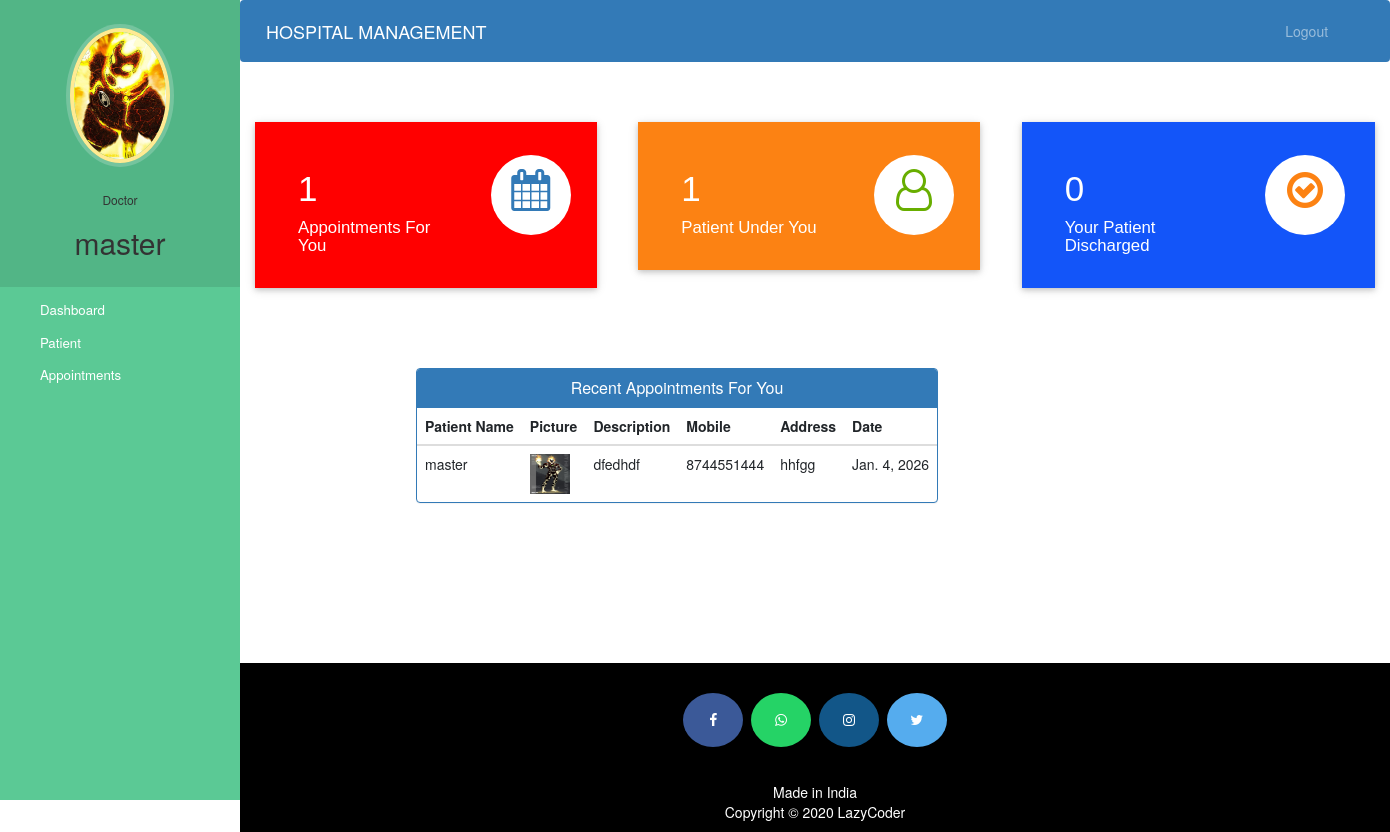
The app's page /doctor-dashboard (signed in) with its own data.
### hospital/models.py (models this page shows, shortened)
class Doctor(models.Model):
    user=models.OneToOneField(User,on_delete=models.CASCADE)
    profile_pic= models.ImageField(upload_to='profile_pic/DoctorProfilePic/',null=True,blank=True)
    address = models.CharField(max_length=40)
    mobile = models.CharField(max_length=20,null=True)
    department= models.CharField(max_length=50,choices=departments,default='Cardiologist')
    status=models.BooleanField(default=False)

class Appointment(models.Model):
    patientId=models.PositiveIntegerField(null=True)
    doctorId=models.PositiveIntegerField(null=True)
    patientName=models.CharField(max_length=40,null=True)
    doctorName=models.CharField(max_length=40,null=True)
    appointmentDate=models.DateField(auto_now=True)
    description=models.TextField(max_length=500)
    status=models.BooleanField(default=False)

class Patient(models.Model):
    user=models.OneToOneField(User,on_delete=models.CASCADE)
    profile_pic= models.ImageField(upload_to='profile_pic/PatientProfilePic/',null=True,blank=True)
    address = models.CharField(max_length=40)
    mobile = models.CharField(max_length=20,null=False)
    symptoms = models.CharField(max_length=100,null=False)
    assignedDoctorId = models.PositiveIntegerField(null=True)
    admitDate=models.DateField(auto_now=True)
    status=models.BooleanField(default=False)

### hospital/views.py (the view)
# urls.py: path('doctor-dashboard', views.doctor_dashboard_view,name='doctor-dashboard'),
@login_required(login_url='doctorlogin')
@user_passes_test(is_doctor)
def doctor_dashboard_view(request):
    patientcount=models.Patient.objects.all().filter(status=True,assignedDoctorId=request.user.id).count()
    appointmentcount=models.Appointment.objects.all().filter(status=True,doctorId=request.user.id).count()
    patientdischarged=models.PatientDischargeDetails.objects.all().distinct().filter(assignedDoctorName=request.user.first_name).count()
    appointments=models.Appointment.objects.all().filter(status=True,doctorId=request.user.id).order_by('-id')
    patientid=[]
    for a in appointments:
        patientid.append(a.patientId)
    patients=models.Patient.objects.all().filter(status=True,user_id__in=patientid).order_by('-id')
    appointments=zip(appointments,patients)
    mydict={
    'patientcount':patientcount,
    'appointmentcount':appointmentcount,
    'patientdischarged':patientdischarged,
    'appointments':appointments,
    'doctor':models.Doctor.objects.get(user_id=request.user.id), #for profile picture of doctor in sidebar
    }
    return render(request,'hospital/doctor_dashboard.html',context=mydict)

### hospital/views.py (called while the page is built)
def is_doctor(user):
    return user.groups.filter(name='DOCTOR').exists()

### templates/hospital/doctor_dashboard.html
{% extends 'hospital/doctor_base.html' %}
{% load static %}
{% block content %}
{%include 'hospital/doctor_dashboard_cards.html'%}
<br><br><br><br>
<div class="container">
  <div class="row">
    <div class="panel panel-primary" style="margin-left:15%;">
      <div class="panel-heading" style="text-align:center;">
        <h6 class="panel-title">Recent Appointments For You</h6>
      </div>
      <table class="table table-hover" id="dev-table">
        <thead>
          <tr>
            <th>Patient Name</th>
            <th>Picture</th>
            <th>Description</th>
            <th>Mobile</th>
            <th>Address</th>
            <th>Date</th>
          </tr>
        </thead>
        {% for a,p in appointments %}
        <tr>
          <td>{{a.patientName}}</td>
          <td> <img src="{% static p.profile_pic.url %}" alt="Profile Pic" height="40px" width="40px" /></td>
          <td>{{a.description}}</td>
          <td>{{p.mobile}}</td>
          <td>{{p.address}}</td>
          <td>{{a.appointmentDate}}</td>
        </tr>
        {% endfor %}
      </table>
    </div>
  </div>
</div>
{% endblock content %}

### templates/hospital/doctor_base.html (shortened to what this page needs)
<!DOCTYPE html>
{% load static %}
<html lang="en">
<head>
  <link rel="stylesheet" href="https://stackpath.bootstrapcdn.com/bootstrap/4.3.1/css/bootstrap.min.css">
  <link rel="stylesheet" href="https://maxcdn.bootstrapcdn.com/font-awesome/4.7.0/css/font-awesome.min.css">
</head>
<body>
  <nav class="menu" tabindex="0">
    <header class="avatar">
      <img src="{% static doctor.profile_pic.url %}" alt="Profile Pic" />
      <br><br>
      <h6>Doctor</h6>
      <h2>{{request.user.first_name}}</h2>
    </header>
    <ul>
      <li tabindex="0" class="icon-dashboard"> <a style="color:white; text-decoration:none;" href="/doctor-dashboard"><span>Dashboard</span></a> </li>
      <li tabindex="0" class="icon-users"> <a style="color:white; text-decoration:none;" href="/doctor-patient"><span>Patient</span></a></li>
      <li tabindex="0" class="icon-calendar"> <a style="color:white; text-decoration:none;" href="/doctor-appointment"><span>Appointments</span></a></li>
    </ul>
  </nav>
  <main>
    <div class="bs-example">
      <nav class="navbar navbar-expand-md  navbar-dark fixed-top" style="background:#337AB7;">
        <a href="/doctor-dashboard" class="navbar-brand">HOSPITAL MANAGEMENT</a>
        <div class="collapse navbar-collapse justify-content-between" id="navbarCollapse">
          <div class="navbar-nav" style=" margin-left: 90%;">
            <a href="/logout" class="nav-item nav-link">Logout</a>
          </div>
        </div>
      </nav>
    </div>
    <br><br>
    {% block content %}
    {% endblock content %}
    <br><br><br><br><br><br><br>
    <footer>
      <p>
        <a id="ftr" href="https://facebook.com/sumit.luv/" class="fa fa-facebook"></a>
        <a id="ftr" href="https://api.whatsapp.com/send?phone=919572181024&text=Hello%20Sumit.%0d%0aHow%20are%20you%20%3f%0d%0aI%20came%20from%20your%20website.&source=&data=#" class="fa fa-whatsapp"></a>
        <a id="ftr" href="https://instagram.com/sumit.luv" class="fa fa-instagram"></a>
        <a id="ftr" href="https://twitter.com/sumit1503" class="fa fa-twitter"></a>
      </p>
      <br>
      <div class="container">
        <div class="row">
          <div class="col-md-12 col-sm-12">
            <div style="color:#ffffff;" class="wow fadeInUp footer-copyright">
              <p>Made in India <br>
                Copyright &copy; 2020 LazyCoder </p>
            </div>
          </div>
        </div>
      </div>
    </footer>
  </main>
</body>
</html>

### templates/hospital/doctor_dashboard_cards.html (shortened to what this page needs)
<!DOCTYPE html>
<html lang="en" dir="ltr">
<head>
  <link rel="stylesheet" href="https://maxcdn.bootstrapcdn.com/bootstrap/3.4.1/css/bootstrap.min.css">
  <link rel="stylesheet" href="https://cdnjs.cloudflare.com/ajax/libs/font-awesome/4.7.0/css/font-awesome.min.css">
</head>
<body>
  <div class="market-updates">
    <div class="col-md-4 market-update-gd">
      <div class="market-update-block clr-block-1">
        <div class="col-md-8 market-update-left">
          <h3>{{appointmentcount}}</h3>
          <h4>Appointments For You</h4>
        </div>
        <div class="col-md-4 market-update-right">
          <i class="fa fa-calendar"> </i>
        </div>
        <div class="clearfix"> </div>
      </div>
    </div>
    <div class="col-md-4 market-update-gd">
      <div class="market-update-block clr-block-2">
        <div class="col-md-8 market-update-left">
          <h3>{{patientcount}}</h3>
          <h4>Patient Under You</h4>
        </div>
        <div class="col-md-4 market-update-right">
          <i class="fa fa-user-o"></i>
        </div>
        <div class="clearfix"> </div>
      </div>
    </div>
    <div class="col-md-4 market-update-gd">
      <div class="market-update-block clr-block-3">
        <div class="col-md-8 market-update-left">
          <h3>{{patientdischarged}}</h3>
          <h4>Your Patient Discharged</h4>
        </div>
        <div class="col-md-4 market-update-right">
          <i class="fa fa-check-circle-o" aria-hidden="true"></i>
        </div>
        <div class="clearfix"> </div>
      </div>
    </div>
  </div>
</body>
</html>

### templates/hospital/doctor_base.html (style rules this page uses)
a:link { text-decoration: none; }
a { color: white; }
footer { padding: 0px 0px 0px 0px; background-color: black; margin: 0px; }
#ftr { padding: 20px; }
.fa { font-size: 23px; width: 60px; text-align: center; text-decoration: none; margin: 5px 2px; border-radius: 50%; }
.fa-facebook { background: #3B5998; color: white; margin-top: 30px; }
.fa-whatsapp { background: #25d366; color: white; }
.fa-twitter { background: #55ACEE; color: white; }
.fa-instagram { background: #125688; color: white; }
p { text-align: center; }
body { padding-left: 240px; }
main { position: relative; height: 100vh; }
.menu { background: #5bc995; height: 100vh; width: 240px; position: fixed; top: 0px; left: 0; z-index: 5; outline: none; }
.menu .avatar { background: rgba(0, 0, 0, 0.1); padding: 2em 0.5em; text-align: center; }
.menu .avatar img { width: 100px; border-radius: 50%; overflow: hidden; border: 4px solid #ffea92; box-shadow: 0 0 0 4px rgba(255, 255, 255, 0.2); }
.menu .avatar h2 { font-weight: normal; margin-bottom: 0; }
.menu ul { list-style: none; padding: 0.5em 0; margin: 0; }
.menu ul li { padding: 0.5em 1em 0.5em 3em; font-size: 0.95em; font-weight: regular; background-repeat: no-repeat; background-position: left 15px center; background-size: auto 20px; transition: all 0.15s linear; cursor: pointer; }
.menu ul li.icon-dashboard { background-image: url("http://www.entypo.com/images//gauge.svg"); }
.menu ul li.icon-users { background-image: url("http://www.entypo.com/images//users.svg"); }
.menu ul li.icon-calendar { background-image: url("http://www.entypo.com/images//calendar.svg"); }

### templates/hospital/doctor_dashboard_cards.html (style rules this page uses)
.market-update-block { padding: 2em 2em; background: #999; }
.market-update-block h3 { color: #fff; font-size: 2.5em; font-family: 'Carrois Gothic', sans-serif; }
.market-update-block h4 { font-size: 1.2em; color: #fff; margin: 0.3em 0em; font-family: 'Carrois Gothic', sans-serif; }
.market-update-block.clr-block-1 { background: #ff0000; margin-right: 0.8em; box-shadow: 0 2px 5px 0 rgba(0, 0, 0, 0.16), 0 2px 10px 0 rgba(0, 0, 0, 0.12); transition: 0.5s all; -webkit-transition: 0.5s all; -moz-transition: 0.5s all; -o-transition: 0.5s all; }
.market-update-block.clr-block-2 { background: #FC8213; margin-right: 0.8em; box-shadow: 0 2px 5px 0 rgba(0, 0, 0, 0.16), 0 2px 10px 0 rgba(0, 0, 0, 0.12); transition: 0.5s all; -webkit-transition: 0.5s all; -moz-transition: 0.5s all; -o-transition: 0.5s all; }
.market-update-block.clr-block-3 { background: #1355f9; box-shadow: 0 2px 5px 0 rgba(0, 0, 0, 0.16), 0 2px 10px 0 rgba(0, 0, 0, 0.12); transition: 0.5s all; -webkit-transition: 0.5s all; -moz-transition: 0.5s all; -o-transition: 0.5s all; }
.market-update-right i.fa.fa-user-o { font-size: 3em; color: #68AE00; width: 80px; height: 80px; background: #fff; text-align: center; border-radius: 49px; -webkit-border-radius: 49px; -moz-border-radius: 49px; -o-border-radius: 49px; line-height: 1.7em; }
.market-update-right i.fa.fa-check-circle-o { font-size: 3em; color: #FC8213; width: 80px; height: 80px; background: #fff; text-align: center; border-radius: 49px; -webkit-border-radius: 49px; -moz-border-radius: 49px; -o-border-radius: 49px; line-height: 1.7em; }
.market-update-right i.fa.fa-calendar { font-size: 3em; color: #337AB7; width: 80px; height: 80px; background: #fff; text-align: center; border-radius: 49px; -webkit-border-radius: 49px; -moz-border-radius: 49px; -o-border-radius: 49px; line-height: 1.7em; }
.market-update-left { padding: 0px; }

### records on screen
Doctor: profile_pic (picture)
Appointment: patientName "master", profile_pic (picture), description "dfedhdf", mobile "8744551444", address "hhfgg", appointmentDate "Jan. 4, 2026"

### other values on screen
{{ request.user.first_name }} "master"
{{ appointmentcount }} "1"
{{ patientcount }} "1"
{{ patientdischarged }} "0"
